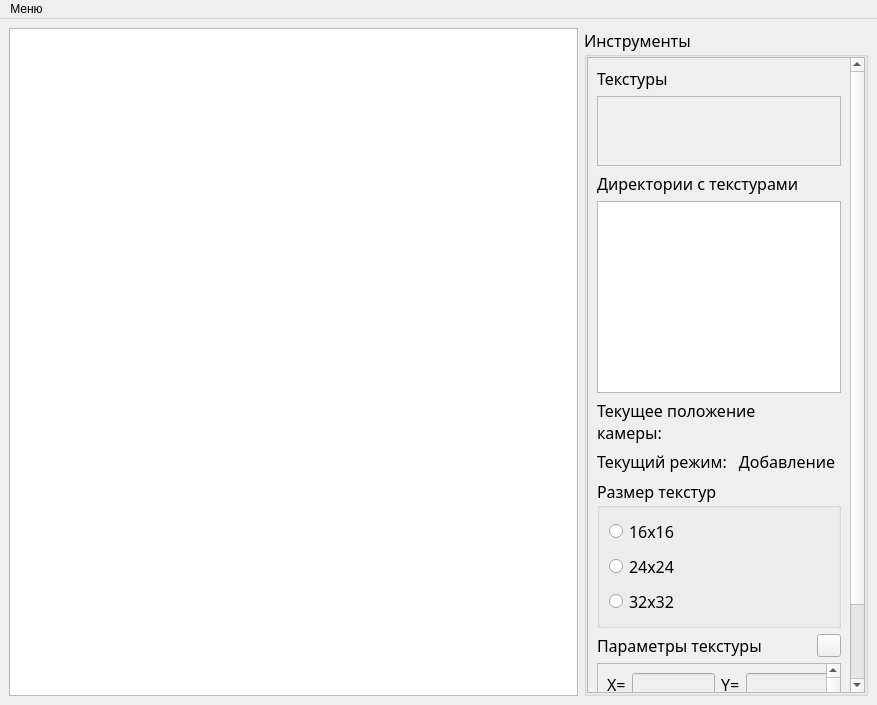
<?xml version="1.0" encoding="UTF-8"?>
<ui version="4.0">
 <class>MainWindow</class>
 <widget class="QMainWindow" name="MainWindow">
  <property name="geometry">
   <rect>
    <x>0</x>
    <y>0</y>
    <width>877</width>
    <height>705</height>
   </rect>
  </property>
  <property name="windowTitle">
   <string>Редактор карт BB</string>
  </property>
  <widget class="QWidget" name="centralwidget">
   <layout class="QGridLayout" name="gridLayout_3" columnstretch="2,1">
    <item row="0" column="1">
     <widget class="QGroupBox" name="groupBox">
      <property name="font">
       <font>
        <family>Franklin Gothic Book</family>
        <pointsize>12</pointsize>
       </font>
      </property>
      <property name="title">
       <string>Инструменты</string>
      </property>
      <layout class="QGridLayout" name="gridLayout">
       <property name="leftMargin">
        <number>0</number>
       </property>
       <property name="topMargin">
        <number>0</number>
       </property>
       <property name="rightMargin">
        <number>0</number>
       </property>
       <property name="bottomMargin">
        <number>0</number>
       </property>
       <property name="spacing">
        <number>0</number>
       </property>
       <item row="0" column="0">
        <widget class="QScrollArea" name="scrollArea">
         <property name="widgetResizable">
          <bool>true</bool>
         </property>
         <widget class="QWidget" name="scrollAreaWidgetContents">
          <property name="geometry">
           <rect>
            <x>0</x>
            <y>0</y>
            <width>263</width>
            <height>715</height>
           </rect>
          </property>
          <layout class="QGridLayout" name="gridLayout_4">
           <item row="5" column="0">
            <layout class="QVBoxLayout" name="verticalLayout_3">
             <item>
              <layout class="QHBoxLayout" name="horizontalLayout" stretch="4,1,0">
               <item>
                <widget class="QLabel" name="label_3">
                 <property name="text">
                  <string>Параметры текстуры</string>
                 </property>
                </widget>
               </item>
               <item>
                <widget class="QLabel" name="cur_picked_texture">
                 <property name="text">
                  <string/>
                 </property>
                </widget>
               </item>
               <item>
                <widget class="QToolButton" name="toolButton">
                 <property name="text">
                  <string/>
                 </property>
                </widget>
               </item>
              </layout>
             </item>
             <item>
              <widget class="QScrollArea" name="scrollArea_3">
               <property name="widgetResizable">
                <bool>true</bool>
               </property>
               <widget class="QWidget" name="scrollAreaWidgetContents_3">
                <property name="geometry">
                 <rect>
                  <x>0</x>
                  <y>0</y>
                  <width>241</width>
                  <height>82</height>
                 </rect>
                </property>
                <layout class="QGridLayout" name="gridLayout_2">
                 <item row="1" column="1">
                  <layout class="QHBoxLayout" name="horizontalLayout_3">
                   <item>
                    <widget class="QLabel" name="label_5">
                     <property name="text">
                      <string>Y=</string>
                     </property>
                    </widget>
                   </item>
                   <item>
                    <widget class="QLineEdit" name="param_y">
                     <property name="enabled">
                      <bool>false</bool>
                     </property>
                    </widget>
                   </item>
                  </layout>
                 </item>
                 <item row="2" column="1">
                  <layout class="QHBoxLayout" name="horizontalLayout_4">
                   <item>
                    <widget class="QLabel" name="label_6">
                     <property name="text">
                      <string>H=</string>
                     </property>
                    </widget>
                   </item>
                   <item>
                    <widget class="QLineEdit" name="param_h">
                     <property name="enabled">
                      <bool>false</bool>
                     </property>
                    </widget>
                   </item>
                  </layout>
                 </item>
                 <item row="1" column="0">
                  <layout class="QHBoxLayout" name="horizontalLayout_2">
                   <item>
                    <widget class="QLabel" name="label_4">
                     <property name="text">
                      <string>X=</string>
                     </property>
                    </widget>
                   </item>
                   <item>
                    <widget class="QLineEdit" name="param_x">
                     <property name="enabled">
                      <bool>false</bool>
                     </property>
                    </widget>
                   </item>
                  </layout>
                 </item>
                 <item row="2" column="0">
                  <layout class="QHBoxLayout" name="horizontalLayout_5">
                   <item>
                    <widget class="QLabel" name="label_7">
                     <property name="text">
                      <string>Z=</string>
                     </property>
                    </widget>
                   </item>
                   <item>
                    <widget class="QLineEdit" name="param_z">
                     <property name="enabled">
                      <bool>false</bool>
                     </property>
                    </widget>
                   </item>
                  </layout>
                 </item>
                </layout>
               </widget>
              </widget>
             </item>
             <item>
              <widget class="QPushButton" name="pushButton">
               <property name="enabled">
                <bool>false</bool>
               </property>
               <property name="text">
                <string>Применить</string>
               </property>
              </widget>
             </item>
            </layout>
           </item>
           <item row="3" column="0">
            <layout class="QHBoxLayout" name="horizontalLayout_6">
             <item>
              <widget class="QLabel" name="label_9">
               <property name="text">
                <string>Текущий режим:</string>
               </property>
              </widget>
             </item>
             <item>
              <widget class="QLabel" name="cur_mode">
               <property name="text">
                <string>Добавление</string>
               </property>
               <property name="alignment">
                <set>Qt::AlignCenter</set>
               </property>
              </widget>
             </item>
            </layout>
           </item>
           <item row="1" column="0">
            <layout class="QVBoxLayout" name="verticalLayout_2">
             <item>
              <widget class="QLabel" name="label_2">
               <property name="text">
                <string>Директории с текстурами</string>
               </property>
              </widget>
             </item>
             <item>
              <widget class="QTreeView" name="treeView">
               <property name="mouseTracking">
                <bool>false</bool>
               </property>
              </widget>
             </item>
            </layout>
           </item>
           <item row="0" column="0">
            <layout class="QVBoxLayout" name="verticalLayout">
             <item>
              <widget class="QLabel" name="label">
               <property name="font">
                <font>
                 <family>Franklin Gothic Book</family>
                 <pointsize>12</pointsize>
                </font>
               </property>
               <property name="text">
                <string>Текстуры</string>
               </property>
              </widget>
             </item>
             <item>
              <widget class="QScrollArea" name="scrollArea_2">
               <property name="widgetResizable">
                <bool>true</bool>
               </property>
               <widget class="QWidget" name="scrollAreaWidgetContents_2">
                <property name="geometry">
                 <rect>
                  <x>0</x>
                  <y>0</y>
                  <width>241</width>
                  <height>69</height>
                 </rect>
                </property>
               </widget>
              </widget>
             </item>
            </layout>
           </item>
           <item row="2" column="0">
            <layout class="QHBoxLayout" name="horizontalLayout_7">
             <property name="sizeConstraint">
              <enum>QLayout::SetDefaultConstraint</enum>
             </property>
             <item>
              <widget class="QLabel" name="label_8">
               <property name="text">
                <string>Текущее положение камеры:</string>
               </property>
               <property name="wordWrap">
                <bool>true</bool>
               </property>
              </widget>
             </item>
             <item>
              <widget class="QLabel" name="label_11">
               <property name="text">
                <string/>
               </property>
               <property name="alignment">
                <set>Qt::AlignCenter</set>
               </property>
              </widget>
             </item>
            </layout>
           </item>
           <item row="4" column="0">
            <widget class="QGroupBox" name="groupBox_2">
             <property name="title">
              <string>Размер текстур</string>
             </property>
             <layout class="QVBoxLayout" name="verticalLayout_5">
              <item>
               <widget class="QRadioButton" name="radioButton_3">
                <property name="text">
                 <string>16х16</string>
                </property>
               </widget>
              </item>
              <item>
               <widget class="QRadioButton" name="radioButton_2">
                <property name="text">
                 <string>24х24</string>
                </property>
               </widget>
              </item>
              <item>
               <widget class="QRadioButton" name="radioButton">
                <property name="text">
                 <string>32х32</string>
                </property>
               </widget>
              </item>
             </layout>
            </widget>
           </item>
          </layout>
         </widget>
        </widget>
       </item>
      </layout>
     </widget>
    </item>
    <item row="0" column="0">
     <widget class="QGraphicsView" name="graphicsView">
      <property name="mouseTracking">
       <bool>false</bool>
      </property>
     </widget>
    </item>
   </layout>
  </widget>
  <widget class="QMenuBar" name="menubar">
   <property name="geometry">
    <rect>
     <x>0</x>
     <y>0</y>
     <width>877</width>
     <height>21</height>
    </rect>
   </property>
   <widget class="QMenu" name="menu">
    <property name="title">
     <string>Меню</string>
    </property>
    <addaction name="change_size"/>
    <addaction name="separator"/>
    <addaction name="action"/>
    <addaction name="action_2"/>
    <addaction name="separator"/>
    <addaction name="action_4"/>
   </widget>
   <addaction name="menu"/>
  </widget>
  <action name="action">
   <property name="text">
    <string>Загрузить</string>
   </property>
   <property name="shortcut">
    <string>Ctrl+L</string>
   </property>
  </action>
  <action name="action_2">
   <property name="text">
    <string>Сохранить</string>
   </property>
   <property name="shortcut">
    <string>Ctrl+S</string>
   </property>
  </action>
  <action name="action_4">
   <property name="text">
    <string>Выход</string>
   </property>
   <property name="shortcut">
    <string>Ctrl+Q</string>
   </property>
  </action>
  <action name="change_size">
   <property name="text">
    <string>Размер карты</string>
   </property>
  </action>
 </widget>
 <resources/>
 <connections/>
</ui>
